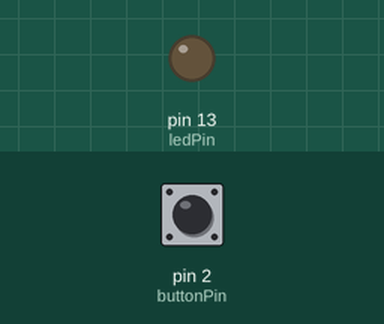
This sketch was run on a simulated Arduino Uno, built with avr-gcc and run on an emulated ATmega328P. On the bench: output pins drawn as LEDs (lit = HIGH). Inputs (shaded band) come from the test bench; at power-on: pin 2 (buttonPin) HIGH.

Above: at 1.2 s.
1.3 s: pin 2 (buttonPin) pulled LOW for 0.15 s
At 2.7 s:
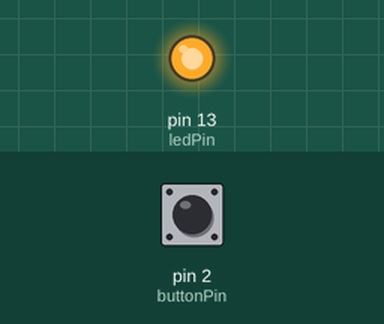
Timing chart, 0 to 4.3 s (numbered marks = the images above; inputs shaded):
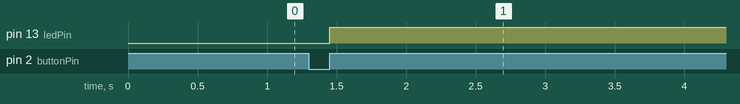

Measured:
- after the input at 1.3 s, pin 13 (ledPin): LOW → HIGH after 0.15 s

The sketch:

SchakelaarInterrupt_copy_20231117144715.ino
```cpp
const int buttonPin = 2;  // Het pinnummer van de pushbutton
const int ledPin = 13;   // Het pinnummer van de LED
volatile int buttonState = LOW; // Variabele voor de knopstatus, gemarkeerd als 'volatile' voor gebruik met interrupts

void setup() {
  pinMode(ledPin, OUTPUT);          // Initialiseer de LED-pin als uitgang
  pinMode(buttonPin, INPUT_PULLUP); // Initialiseer de knop-pin als ingang en activeer de interne pull-up weerstand
  attachInterrupt(digitalPinToInterrupt(buttonPin), buttonInterrupt, RISING); // Voeg een interrupt toe voor de knop
}

void loop() {
  // Doe hier niets, de interrupt-functie zal de LED-besturing afhandelen
}

void buttonInterrupt() {
  // Lees de knopstatus en update de LED dienovereenkomstig
  buttonState = digitalRead(buttonPin);

  if (buttonState == HIGH) {   // Knop wordt ingedrukt
    digitalWrite(ledPin, HIGH); // Zet de LED aan
  } else {                    // Knop wordt losgelaten
    digitalWrite(ledPin, LOW);  // Zet de LED uit
  }
}
```
